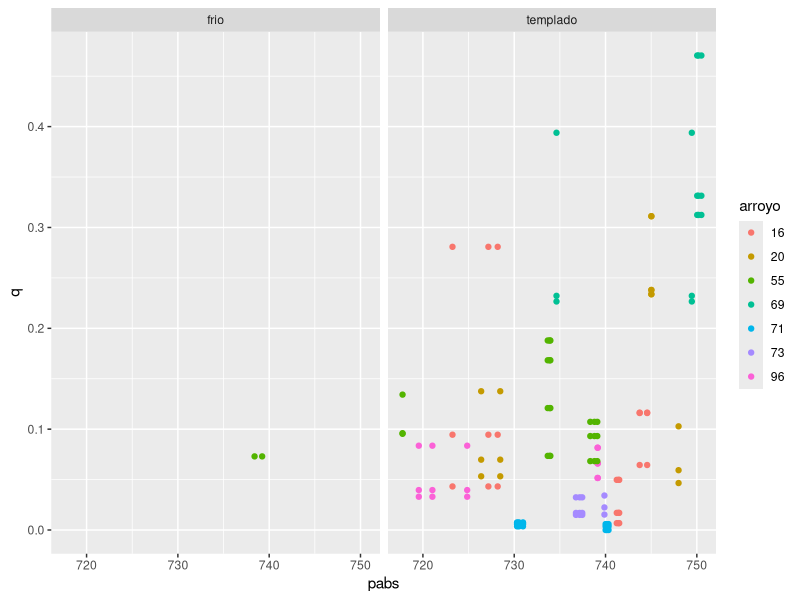
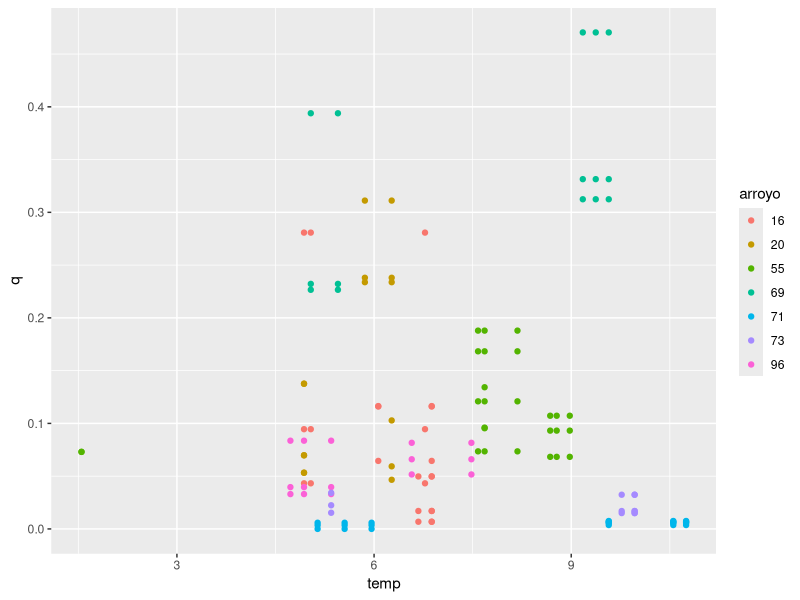
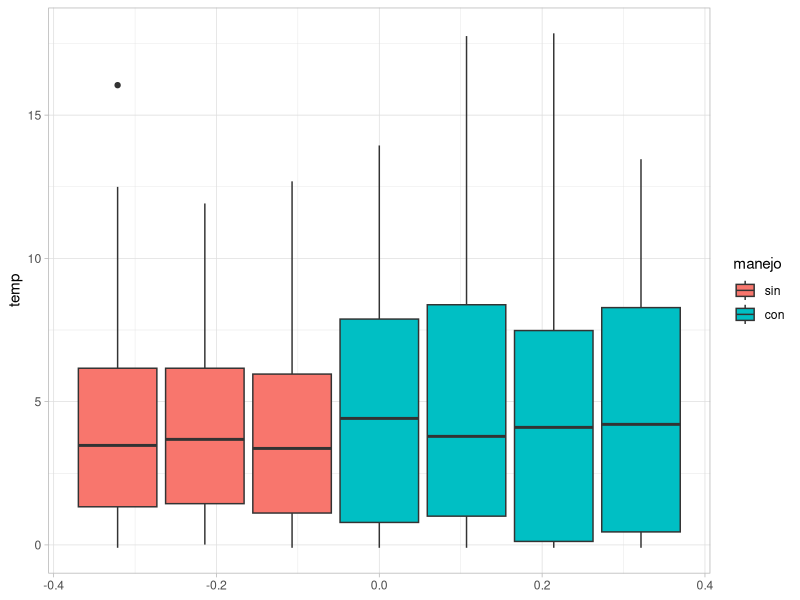
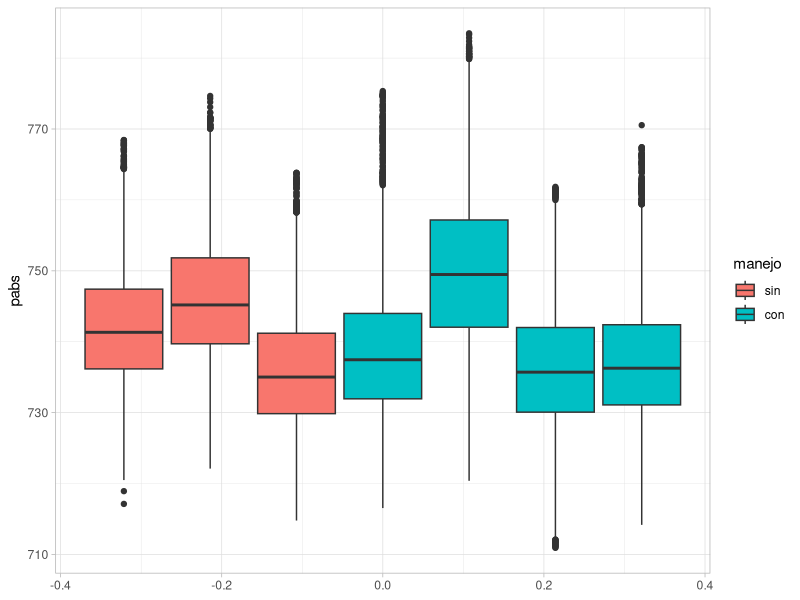
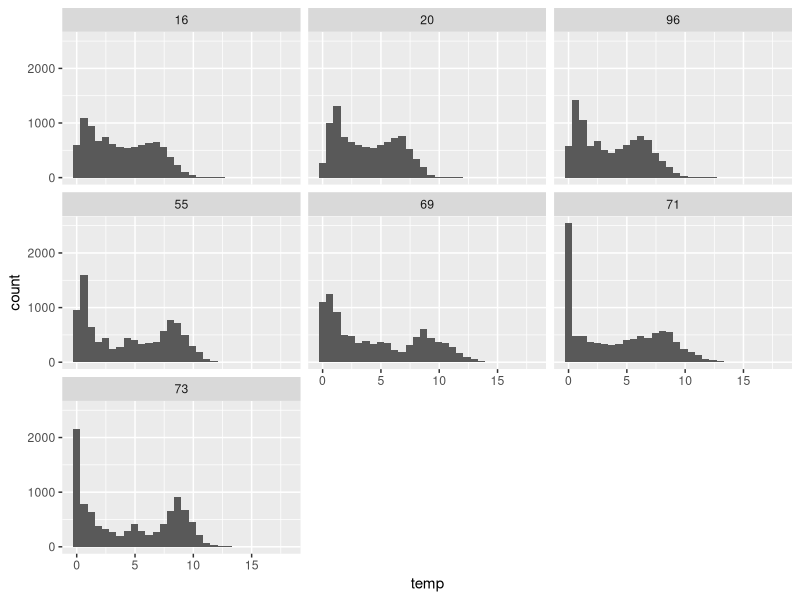
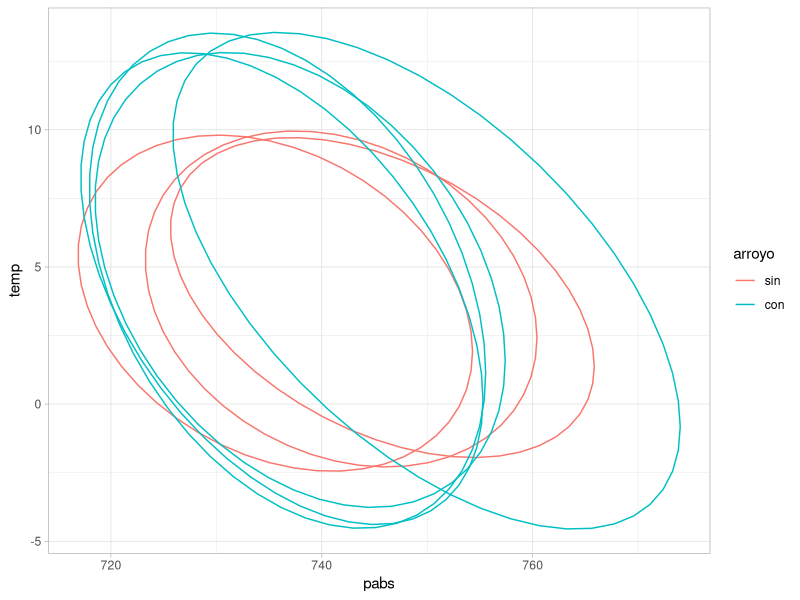

Reproduce these figures in R, in order.
library(tidyverse)
library(lubridate)


# cargo datos caudal:

Qm <- read.csv("Q_medido.csv",sep = ";",dec = ",")
Qm <- select(Qm,1:4)
Qm$fecha <- as.Date(Qm$fecha, format = "%d/%m/%Y")
Qm

# cargo datos Temp y Presión
# TP <- read.csv("P_T_todos.csv",sep = ";",dec = ",")
# TP$fecha <- as.Date(TP$fecha, format = "%d/%m/%Y")
# TP$datetime <- paste(TP$fecha,TP$hora,TP$am_pm)
# TP$datetime <- parse_date_time(TP$datetime, orders = "ymd HMS p")
data_arroyos <- read_csv2("P_T_todos.csv")
TP <- data_arroyos %>%
  mutate(
    fecha_formateada = as.Date(fecha,format = "%d/%m/%Y"),
    # Construir variable tipo datetime que entienda am_pm de donde sacar todo:
    fechahora = paste(fecha_formateada,hora,am_pm) %>% parse_date_time(orders = "ymd HMS p"),
    fecha = fecha_formateada,
    ) %>%
  # sacar datos mal tomados:
  slice(-c(9581:9604)) %>% 
  # sacar columnas redundantes:
  select(-am_pm,-hora, -fecha_formateada) %>% 
  mutate(horaredonda = hour(fechahora)) %>% 
  mutate(season= case_when(
    month(fechahora) < 5 | month(fechahora) > 10 ~ 'templado',
    #fecha < "01/05/2018" | fecha >"31/10/2018" ~ 'templado',
  .default = 'frio'  
  )) %>% 
  mutate(manejo = factor(manejo,c("sin","con")))

head(TP)

# x es QM , y es TP
# quiero traer a Qm las mediciones que cumplen ser iguales en fecha y arroyo, para 
resultado <- Qm %>%
  inner_join(TP, by = c("arroyo", "fecha")) %>%
  filter(horaredonda >= 11, horaredonda <= 13)
resultado$arroyo <- as.factor(resultado$arroyo)

qvsp <- ggplot(resultado,aes(x=pabs,y=q,color=arroyo))+
  geom_point()+
  facet_wrap(vars(season))
qvsp

TP$arroyo <- factor(TP$arroyo,levels=c("16","20","96","55","69","71","73"))
qvst <- ggplot(resultado,aes(x=temp,y=q,color=arroyo))+
  geom_point()
qvst

temperatura <- ggplot(TP,aes(y=temp,group = arroyo,fill=manejo))+
  geom_boxplot()+
  theme_light()
temperatura

presion <- ggplot(TP,aes(y=pabs,group = arroyo, fill=manejo))+
  geom_boxplot()+
  theme_light()
presion


hist <- ggplot(TP,aes(x=temp))+
  geom_histogram()+
  facet_wrap(vars(arroyo))
hist

unique(resultado$arroyo)

biplot <- ggplot(TP,aes(y=temp,x=pabs,colour = arroyo, z=arroyo))+
  stat_ellipse(aes(group = arroyo, color = manejo))+
  theme_light()


biplot

biplot <- ggplot(TP,aes(y=temp,t=pabs,colour = arroyo, z=arroyo))+
  stat_density2d(geom="polygon", aes(fill = factor(arroyo)))
